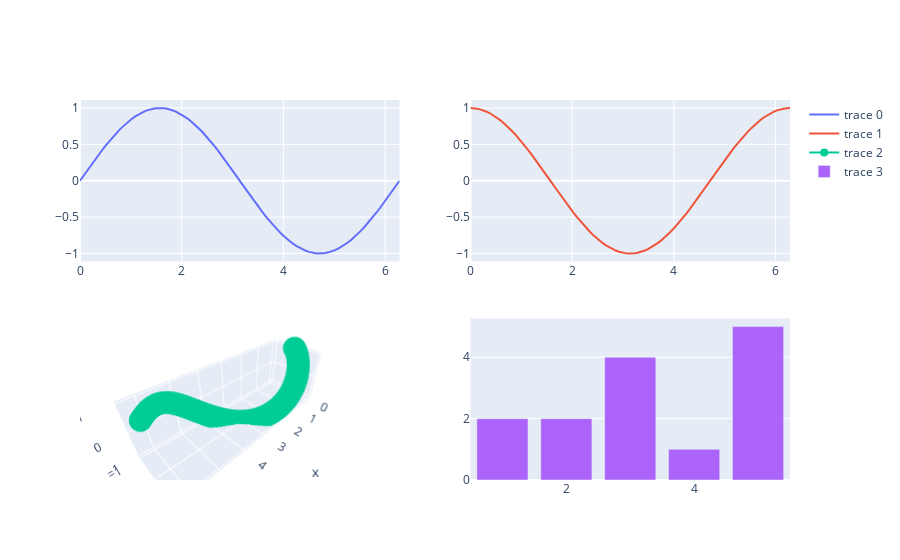

The notebook cell saved with this chart:
### Code cell
fig = make_subplots(rows = 2, cols = 2,
                    specs = [[{'type' : 'xy'}] * 2,
                             [{'type' : 'scene'}, {'type' : 'xy'}]])

fig.add_trace(go.Scatter(x = x, y = y), row = 1, col = 1)
fig.add_trace(go.Scatter(x = x, y = z), row = 1, col = 2)
fig.add_trace(go.Scatter3d(x = x, y = y, z = z), row = 2, col = 1)
fig.add_trace(go.Bar(x = [1, 2, 3, 4, 5], y = [2, 2, 4, 1, 5]), row = 2, col = 2)
